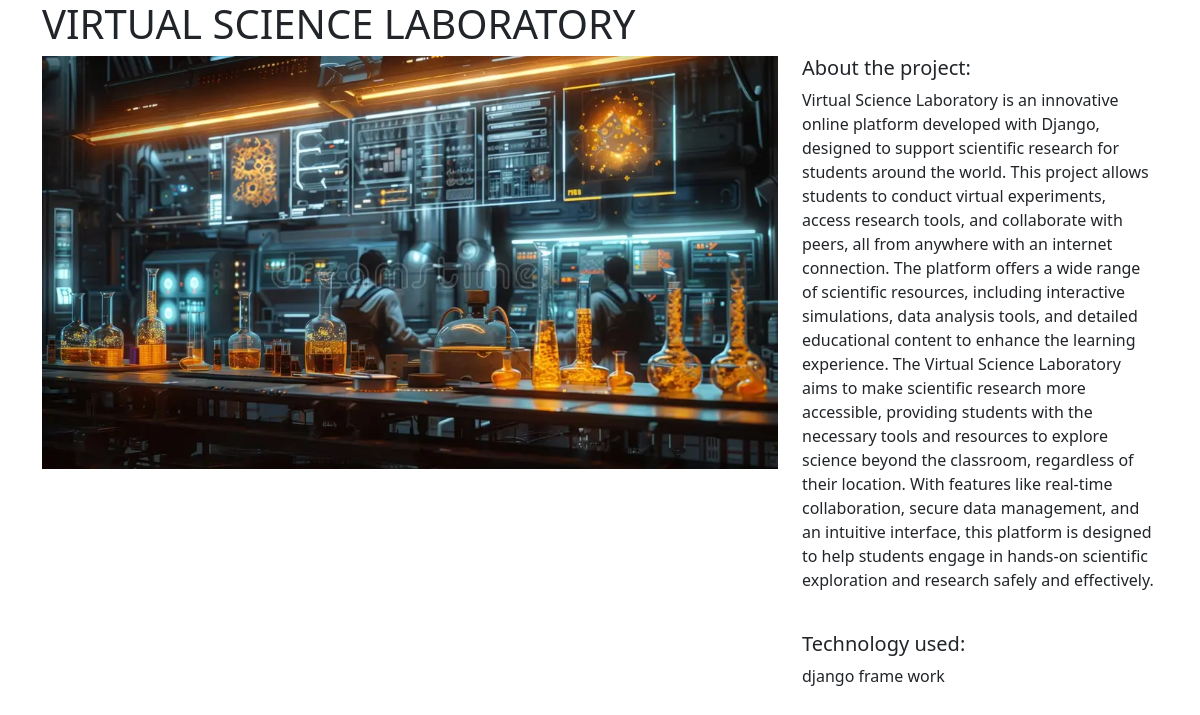
Screenshot of /projects/8/ with the database file from the repository.
### projects/models.py (models this page shows)
class Project(models.Model):
    title = models.CharField(max_length=100)
    description = models.TextField()
    technology = models.CharField(max_length=20)
    image = models.FileField(upload_to="project_images/", blank=True)

### projects/views.py (the view)
# urls.py: path("<int:pk>/", views.project_detail, name="project_detail"),
def project_detail(request, pk):
    project = Project.objects.get(pk=pk)
    context = {
        "project": project
    }
    return render(request, "projects/project_detail.html", context)

### projects/templates/projects/project_detail.html
{% extends "base.html" %}
{% block page_content %}
<h1>{{ project.title }}</h1>
<div class="row">
    <div class="col-md-8">
        {% if project.image %}
            <img src="{{ project.image.url }}" width="100%">
        {% endif %}
    </div>
    <div class="col-md-4">
        <h5>About the project:</h5>
        <p>{{ project.description }}</p>
        <br>
        <h5>Technology used:</h5>
        <p>{{ project.technology }}</p>
    </div>
</div>
{% endblock page_content %}

### rows the page displays
Project: image (picture), description "Virtual Science Laboratory is an innovative online platform developed with Django, designed to support scientific research for students around the world. This project allows students to conduct virtual experiments, access research tools, and collaborate with peers, all from anywhere with an internet connection. The platform offers a wide range of scientific resources, including interactive simulations, data analysis tools, and detailed educational content to enhance the learning experience. The Virtual Science Laboratory aims to make scientific research more accessible, providing students with the necessary tools and resources to explore science beyond the classroom, regardless of their…", technology "django frame work"
